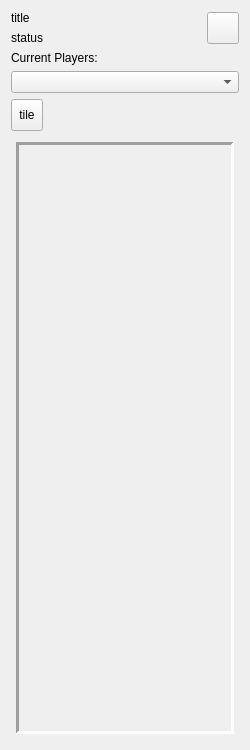
<?xml version="1.0" encoding="UTF-8"?>
<ui version="4.0">
 <class>FormMapEditor</class>
 <widget class="QWidget" name="FormMapEditor">
  <property name="geometry">
   <rect>
    <x>0</x>
    <y>0</y>
    <width>250</width>
    <height>750</height>
   </rect>
  </property>
  <property name="sizePolicy">
   <sizepolicy hsizetype="Preferred" vsizetype="MinimumExpanding">
    <horstretch>0</horstretch>
    <verstretch>0</verstretch>
   </sizepolicy>
  </property>
  <property name="windowTitle">
   <string>Form</string>
  </property>
  <layout class="QGridLayout" name="gridLayout">
   <item row="0" column="1">
    <widget class="QToolButton" name="but_close">
     <property name="maximumSize">
      <size>
       <width>32</width>
       <height>32</height>
      </size>
     </property>
     <property name="text">
      <string/>
     </property>
    </widget>
   </item>
   <item row="4" column="0" colspan="2">
    <layout class="QVBoxLayout" name="vlayout_tools">
     <property name="spacing">
      <number>5</number>
     </property>
     <property name="sizeConstraint">
      <enum>QLayout::SetDefaultConstraint</enum>
     </property>
     <property name="leftMargin">
      <number>5</number>
     </property>
     <property name="topMargin">
      <number>5</number>
     </property>
     <property name="rightMargin">
      <number>5</number>
     </property>
     <property name="bottomMargin">
      <number>5</number>
     </property>
     <item>
      <widget class="QStackedWidget" name="sw_tools">
       <property name="autoFillBackground">
        <bool>false</bool>
       </property>
       <property name="frameShape">
        <enum>QFrame::Panel</enum>
       </property>
       <property name="frameShadow">
        <enum>QFrame::Sunken</enum>
       </property>
       <property name="lineWidth">
        <number>3</number>
       </property>
       <property name="currentIndex">
        <number>-1</number>
       </property>
      </widget>
     </item>
    </layout>
   </item>
   <item row="0" column="0">
    <layout class="QVBoxLayout" name="vlayout_status_labels">
     <item>
      <widget class="QLabel" name="label_title">
       <property name="maximumSize">
        <size>
         <width>200</width>
         <height>20</height>
        </size>
       </property>
       <property name="text">
        <string>title</string>
       </property>
      </widget>
     </item>
     <item>
      <widget class="QLabel" name="label_status">
       <property name="maximumSize">
        <size>
         <width>200</width>
         <height>20</height>
        </size>
       </property>
       <property name="text">
        <string>status</string>
       </property>
      </widget>
     </item>
    </layout>
   </item>
   <item row="2" column="0" colspan="2">
    <widget class="QComboBox" name="combo_players">
     <property name="insertPolicy">
      <enum>QComboBox::InsertAtBottom</enum>
     </property>
     <property name="iconSize">
      <size>
       <width>32</width>
       <height>32</height>
      </size>
     </property>
     <property name="modelColumn">
      <number>0</number>
     </property>
    </widget>
   </item>
   <item row="3" column="0" colspan="2">
    <layout class="QGridLayout" name="glayout_tools">
     <item row="0" column="1">
      <spacer name="tbut_spacer">
       <property name="orientation">
        <enum>Qt::Horizontal</enum>
       </property>
       <property name="sizeHint" stdset="0">
        <size>
         <width>40</width>
         <height>20</height>
        </size>
       </property>
      </spacer>
     </item>
     <item row="0" column="0">
      <widget class="QToolButton" name="tbut_tool_tile">
       <property name="minimumSize">
        <size>
         <width>32</width>
         <height>32</height>
        </size>
       </property>
       <property name="maximumSize">
        <size>
         <width>32</width>
         <height>32</height>
        </size>
       </property>
       <property name="text">
        <string>tile</string>
       </property>
      </widget>
     </item>
    </layout>
   </item>
   <item row="1" column="0">
    <widget class="QLabel" name="label_players">
     <property name="maximumSize">
      <size>
       <width>240</width>
       <height>20</height>
      </size>
     </property>
     <property name="text">
      <string>Current Players:</string>
     </property>
    </widget>
   </item>
  </layout>
 </widget>
 <resources/>
 <connections/>
</ui>
